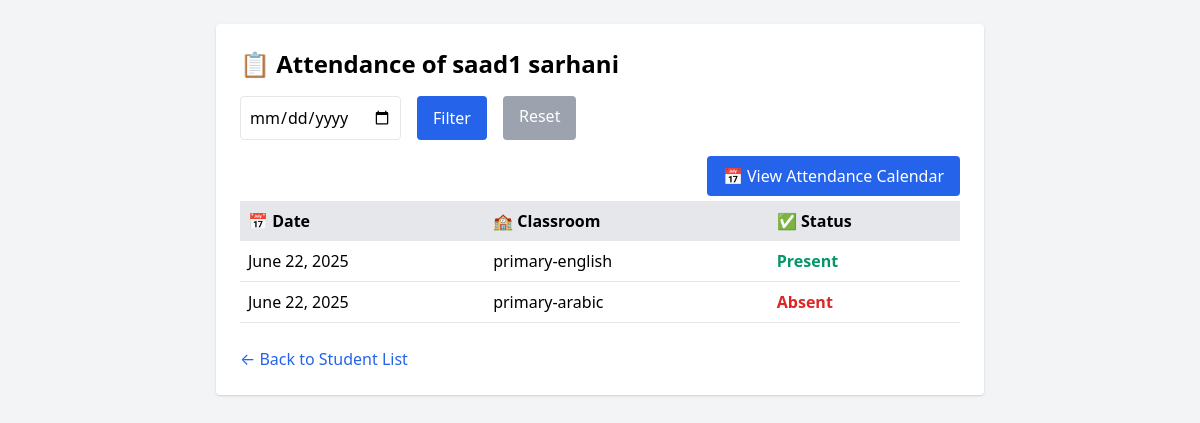
Screenshot of /students/2/attendance/ (signed in) with the database file from the repository.
### attendance/models.py (models this page shows, shortened)
class Student(models.Model):
    first_name = models.CharField(max_length=50)
    last_name = models.CharField(max_length=50)
    email = models.EmailField(unique=True)
    date_of_birth = models.DateField()
    telephone = models.CharField(max_length=20)
    roll_number = models.CharField(max_length=20, unique=True)
    classrooms = models.ManyToManyField('Classroom', related_name='students')  # changed here

class Attendance(models.Model):
    student = models.ForeignKey(Student, on_delete=models.CASCADE)
    date = models.DateField(default=date.today)  # ✅ This sets default to today's date
    status = models.CharField(max_length=10, choices=[('present', 'Present'), ('absent', 'Absent')])
    classroom = models.ForeignKey(Classroom, on_delete=models.CASCADE)
    class Meta:
        unique_together = ('student', 'classroom', 'date')  # ✅ Prevent duplicates

class Classroom(models.Model):
    name = models.CharField(max_length=100)
    subject = models.CharField(max_length=100)

### attendance/views.py (the view)
# urls.py: path('students/<int:pk>/attendance/', views.student_attendance_history, name='student_attendance_history'),
@login_required
def student_attendance_history(request, pk):
    student = get_object_or_404(Student, pk=pk)
    attendance_records = Attendance.objects.filter(student=student).order_by('-date')
    date_filter = request.GET.get('date')
    if date_filter:
        attendance_records = attendance_records.filter(date=date_filter)
    return render(request, 'student_attendance_history.html', {
        'student': student,
        'records': attendance_records,
        'date_filter': date_filter
    })

### attendance/templates/student_attendance_history.html (shortened to what this page needs)
<!DOCTYPE html>
<html>
<head>
    <link href="https://cdn.jsdelivr.net/npm/tailwindcss@2.2.19/dist/tailwind.min.css" rel="stylesheet" />
</head>
<body class="bg-gray-100 p-6">
    <div class="max-w-3xl mx-auto bg-white p-6 rounded shadow">
        <h2 class="text-2xl font-bold mb-4">📋 Attendance of {{ student.first_name }} {{ student.last_name }}</h2>
        <form method="get" class="mb-4 flex gap-4">
            <input type="date" name="date" value="{{ date_filter }}" class="p-2 border rounded" />
            <button class="bg-blue-600 text-white px-4 py-2 rounded">Filter</button>
            <a href="{% url 'student_attendance_history' student.pk %}"
                class="bg-gray-400 text-white px-4 py-2 rounded">Reset</a>
        </form>
        <table class="w-full table-auto border-collapse">
            <thead>
                <tr class="bg-gray-200">
                    <th class="p-2 text-left">📅 Date</th>
                    <th class="p-2 text-left">🏫 Classroom</th>
                    <th class="p-2 text-left">✅ Status</th>
                </tr>
            </thead>
            <tbody>
                {% for record in records %}
                <tr class="border-b">
                    <td class="p-2">{{ record.date }}</td>
                    <td class="p-2">{{ record.classroom.name }}</td>
                    <td class="p-2">
                        {% if record.status == 'present' %}
                        <span class="text-green-600 font-semibold">Present</span>
                        {% else %}
                        <span class="text-red-600 font-semibold">Absent</span>
                        {% endif %}
                    </td>
                </tr>
                {% empty %}
                <tr>
                    <td colspan="3" class="text-center text-gray-600 p-4">No attendance records found.</td>
                </tr>
                {% endfor %}
                <div class="mt-4" style="justify-content: end;display: flex;margin-bottom: 5px;">
                    <a href="{% url 'attendance_calendar' student.id %}"
                        class="inline-block bg-blue-600 text-white px-4 py-2 rounded hover:bg-blue-700">
                        📅 View Attendance Calendar
                    </a>
                </div>
            </tbody>
        </table>
        <div class="mt-6">
            <a href="{% url 'student_list' %}" class="text-blue-600 hover:underline">← Back to Student List</a>
        </div>
    </div>
</body>
</html>

### rows the page displays
Student: first_name "saad1", last_name "sarhani"
Attendance: date "June 22, 2025", classroom.name "primary-english", status "Present"
Attendance: date "June 22, 2025", classroom.name "primary-arabic", status "Absent"
